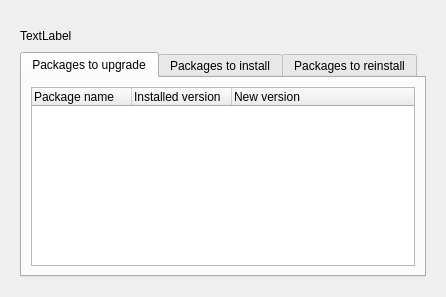
<?xml version="1.0" encoding="UTF-8"?>
<ui version="4.0">
 <class>PkgDetailsWidget</class>
 <widget class="QWidget" name="PkgDetailsWidget">
  <property name="geometry">
   <rect>
    <x>0</x>
    <y>0</y>
    <width>446</width>
    <height>297</height>
   </rect>
  </property>
  <property name="windowTitle">
   <string>Form</string>
  </property>
  <layout class="QVBoxLayout" name="verticalLayout">
   <item>
    <widget class="IndicatorWidget" name="pkgDetailsIndicator" native="true"/>
   </item>
   <item>
    <widget class="QStackedWidget" name="pkgDetailsStack">
     <property name="currentIndex">
      <number>0</number>
     </property>
     <widget class="QWidget" name="page_3">
      <layout class="QVBoxLayout" name="verticalLayout_16">
       <item>
        <layout class="QHBoxLayout" name="horizontalLayout_6">
         <item>
          <widget class="QLabel" name="pkgDlSizeLabel_2">
           <property name="text">
            <string>TextLabel</string>
           </property>
          </widget>
         </item>
         <item>
          <widget class="QLabel" name="pkgSpaceReqLabel_2">
           <property name="text">
            <string/>
           </property>
          </widget>
         </item>
         <item>
          <spacer name="horizontalSpacer_7">
           <property name="orientation">
            <enum>Qt::Horizontal</enum>
           </property>
           <property name="sizeHint" stdset="0">
            <size>
             <width>40</width>
             <height>20</height>
            </size>
           </property>
          </spacer>
         </item>
        </layout>
       </item>
       <item>
        <widget class="QTabWidget" name="pkgListsTab">
         <property name="currentIndex">
          <number>0</number>
         </property>
         <widget class="QWidget" name="pkgUpgradeTab">
          <attribute name="title">
           <string>Packages to upgrade</string>
          </attribute>
          <layout class="QVBoxLayout" name="verticalLayout_10">
           <item>
            <widget class="QTreeWidget" name="pkgUpgradeList">
             <column>
              <property name="text">
               <string>Package name</string>
              </property>
             </column>
             <column>
              <property name="text">
               <string>Installed version</string>
              </property>
             </column>
             <column>
              <property name="text">
               <string>New version</string>
              </property>
             </column>
            </widget>
           </item>
          </layout>
         </widget>
         <widget class="QWidget" name="tab_9">
          <attribute name="title">
           <string>Packages to install</string>
          </attribute>
          <layout class="QVBoxLayout" name="verticalLayout_13">
           <item>
            <widget class="QTreeWidget" name="pkgInstallList">
             <column>
              <property name="text">
               <string>Package name</string>
              </property>
             </column>
             <column>
              <property name="text">
               <string>Version</string>
              </property>
             </column>
            </widget>
           </item>
          </layout>
         </widget>
         <widget class="QWidget" name="tab_10">
          <attribute name="title">
           <string>Packages to reinstall</string>
          </attribute>
          <layout class="QVBoxLayout" name="verticalLayout_14">
           <item>
            <widget class="QTreeWidget" name="pkgReinstallList">
             <column>
              <property name="text">
               <string>Package name</string>
              </property>
             </column>
             <column>
              <property name="text">
               <string>Version</string>
              </property>
             </column>
             <column>
              <property name="text">
               <string>Reason</string>
              </property>
             </column>
            </widget>
           </item>
          </layout>
         </widget>
        </widget>
       </item>
      </layout>
     </widget>
     <widget class="QWidget" name="page_4">
      <layout class="QVBoxLayout" name="verticalLayout_15">
       <item>
        <widget class="QLabel" name="label_3">
         <property name="text">
          <string>Update log:</string>
         </property>
        </widget>
       </item>
       <item>
        <widget class="QTextEdit" name="pkgUpdateLog">
         <property name="readOnly">
          <bool>true</bool>
         </property>
        </widget>
       </item>
      </layout>
     </widget>
    </widget>
   </item>
  </layout>
 </widget>
 <customwidgets>
  <customwidget>
   <class>IndicatorWidget</class>
   <extends>QWidget</extends>
   <header location="global">indicatorwidget.h</header>
   <container>1</container>
  </customwidget>
 </customwidgets>
 <resources/>
 <connections/>
</ui>
